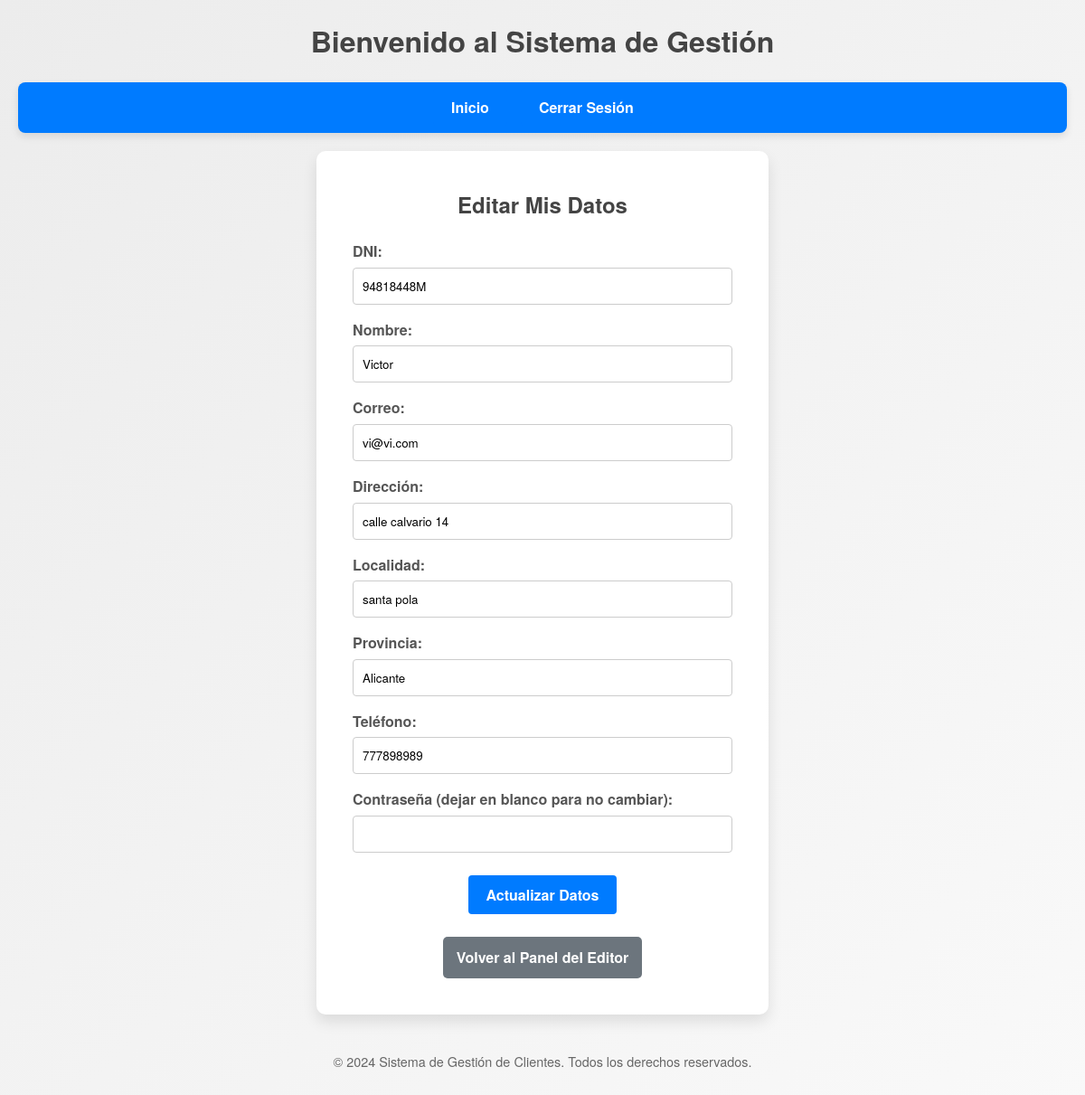
The app's page /public/editar_editor.php (signed in) with its own data.
### tables this page shows
CREATE TABLE `clientes` (
  `id` int(11) NOT NULL,
  `dni` varchar(9) NOT NULL,
  `nombre` varchar(100) NOT NULL,
  `correo` varchar(100) NOT NULL,
  `contrasena` varchar(255) NOT NULL,
  `rol` enum('usuario','administrador','editor') NOT NULL DEFAULT 'usuario',
  `telefono` varchar(20) DEFAULT NULL,
  `direccion` varchar(255) DEFAULT NULL,
  `localidad` varchar(100) DEFAULT NULL,
  `provincia` varchar(100) DEFAULT NULL,
  `creado_en` timestamp NOT NULL DEFAULT current_timestamp()
);

### includes/Usuario.php (called while the page is built, shortened)
<?php
class Usuario {
    private $db;
    public function __construct($db) {
        if ($db instanceof BaseDeDatos) {
            $this->db = $db;
        } else {
            throw new Exception("La clase Articulo necesita una instancia válida de BaseDeDatos.");
        }
    }
    public function obtenerUsuarioPorId($id) {
        try {
            $conexion = $this->db->getConexion();
            $sql = "SELECT * FROM clientes WHERE id = :id";
            $stmt = $conexion->prepare($sql);
            $stmt->bindParam(':id', $id, PDO::PARAM_INT);
            $stmt->execute();
            return $stmt->fetch(PDO::FETCH_ASSOC);
        } catch (PDOException $e) {
            throw new Exception("Error al obtener el usuario: " . $e->getMessage());
        }
    }
}

### public/editar_editor.php (the view, shortened to what this page needs)
<?php
require_once '../includes/header.php';
require_once '../includes/Usuario.php';
$db = new BaseDeDatos();
$usuario = new Usuario($db);
$editor_id = $_SESSION['usuario_id'];
try {
    $datos_editor = $usuario->obtenerUsuarioPorId($editor_id);
} catch (Exception $e) {
    $error = $e->getMessage();
}
?>
<!DOCTYPE html>
<html lang="es">
<head>
    <link rel="stylesheet" href="css/styles.css">
</head>
<body>
    <div class="edit-container">
        <h2>Editar Mis Datos</h2>
        <?php if (!empty($datos_editor)): ?>
            <form action="editar_editor.php" method="post">
                <div class="form-group">
                    <label for="dni">DNI:</label>
                    <input type="text" id="dni" name="dni" value="<?php echo htmlspecialchars($datos_editor['dni']); ?>" required>
                </div>
                <div class="form-group">
                    <label for="nombre">Nombre:</label>
                    <input type="text" id="nombre" name="nombre" value="<?php echo htmlspecialchars($datos_editor['nombre']); ?>" required>
                </div>
                <div class="form-group">
                    <label for="correo">Correo:</label>
                    <input type="email" id="correo" name="correo" value="<?php echo htmlspecialchars($datos_editor['correo']); ?>" required>
                </div>
                <div class="form-group">
                    <label for="direccion">Dirección:</label>
                    <input type="text" id="direccion" name="direccion" value="<?php echo htmlspecialchars($datos_editor['direccion']); ?>">
                </div>
                <div class="form-group">
                    <label for="localidad">Localidad:</label>
                    <input type="text" id="localidad" name="localidad" value="<?php echo htmlspecialchars($datos_editor['localidad']); ?>">
                </div>
                <div class="form-group">
                    <label for="provincia">Provincia:</label>
                    <input type="text" id="provincia" name="provincia" value="<?php echo htmlspecialchars($datos_editor['provincia']); ?>">
                </div>
                <div class="form-group">
                    <label for="telefono">Teléfono:</label>
                    <input type="text" id="telefono" name="telefono" value="<?php echo htmlspecialchars($datos_editor['telefono']); ?>" required>
                </div>
                <div class="form-group">
                    <label for="contrasena">Contraseña (dejar en blanco para no cambiar):</label>
                    <input type="password" id="contrasena" name="contrasena">
                </div>
                <button type="submit" class="btn-primary">Actualizar Datos</button>
            </form>
        <?php endif; ?>
        <a href="editor_dashboard.php" class="btn-secondary">Volver al Panel del Editor</a>
    </div>
    <?php require_once '../includes/footer.php'; ?>
</body>
</html>

### css/styles.css (style rules this page uses)
* { margin: 0; padding: 0; box-sizing: border-box; font-family: 'Helvetica Neue', Arial, sans-serif; }
body { background: linear-gradient(135deg, #ececec, #f9f9f9); color: #333; line-height: 1.6; padding: 20px; }
h1, h2 { text-align: center; margin-bottom: 20px; color: #444; }
form { display: grid; grid-gap: 15px; max-width: 600px; margin: 0 auto; }
form div { display: flex; flex-direction: column; }
label { font-weight: bold; margin-bottom: 5px; color: #555; }
input[type="text"], input[type="email"], input[type="password"], select { padding: 10px; border: 1px solid #ccc; border-radius: 4px; transition: all 0.3s; max-width: 100%; width: 100%; margin: 0 auto; }
button[type="button"], button[type="submit"] { padding: 10px 20px; border: none; border-radius: 4px; cursor: pointer; font-weight: bold; transition: background-color 0.3s, box-shadow 0.3s; max-width: 300px; margin: 10px auto; display: block; }
button[type="submit"] { background: #007bff; color: white; }
.form-group { display: flex; flex-direction: column; align-items: flex-start; }
.btn-primary { padding: 10px 20px; background: #007bff; color: white; border: none; border-radius: 4px; cursor: pointer; font-weight: bold; transition: background-color 0.3s, box-shadow 0.3s; }
.edit-container { background: #ffffff; padding: 40px; border-radius: 10px; box-shadow: 0 8px 16px rgba(0, 0, 0, 0.1); width: 100%; max-width: 500px; text-align: center; margin: auto; }
.btn-secondary { display: inline-block; margin-top: 15px; padding: 10px 20px; color: white; font-weight: bold; text-decoration: none; border-radius: 4px; background: #6c757d; cursor: pointer; transition: background-color 0.3s, box-shadow 0.3s; }
.form-group { display: flex; flex-direction: column; }
.form-group label { font-weight: bold; margin-bottom: 5px; color: #555; }
.btn-primary { padding: 10px 15px; background-color: #007bff; color: #fff; font-size: 16px; border: none; border-radius: 5px; cursor: pointer; transition: background-color 0.3s; }
.btn-secondary { padding: 10px 15px; background-color: #6c757d; color: #fff; font-size: 16px; text-decoration: none; border-radius: 5px; transition: background-color 0.3s; }

### records on screen
clientes: dni "94818448M", nombre "Victor", correo "vi@vi.com", direccion "calle calvario 14", localidad "santa pola", provincia "Alicante", telefono "777898989"
